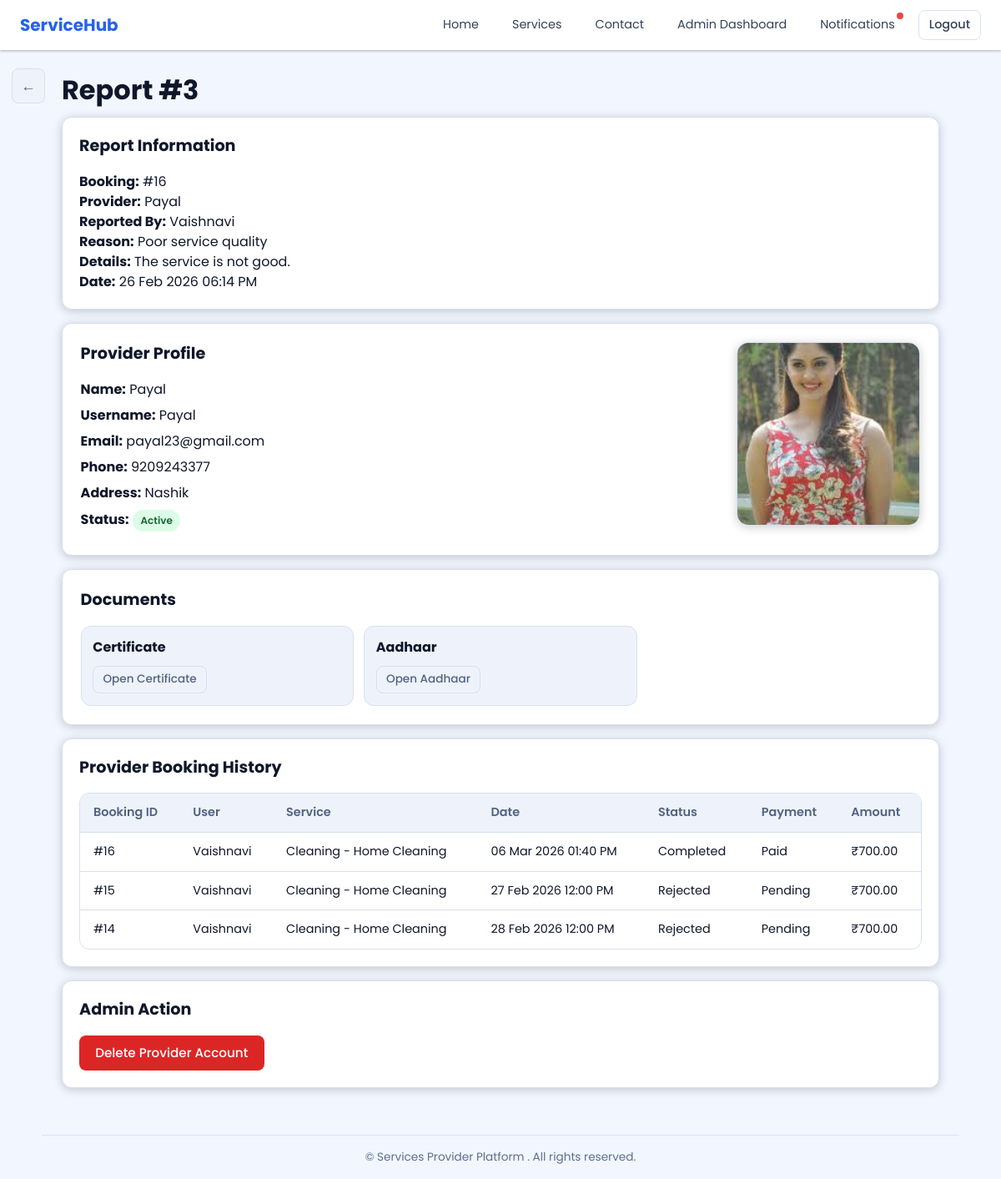
Screenshot of /accounts/admin_dashboard/report/3/ (signed in) with the database file from the repository.
### booking/models.py (models this page shows, shortened)
class BookingReport(models.Model):
    booking = models.ForeignKey('booking.Booking', on_delete=models.CASCADE, related_name='reports')
    user = models.ForeignKey(
        settings.AUTH_USER_MODEL,
        on_delete=models.CASCADE,
        related_name='submitted_booking_reports',
    )
    provider = models.ForeignKey(
        settings.AUTH_USER_MODEL,
        on_delete=models.CASCADE,
        related_name='provider_booking_reports',
    )
    reason = models.CharField(max_length=120)
    details = models.TextField(blank=True)
    is_reviewed = models.BooleanField(default=False)
    created_at = models.DateTimeField(auto_now_add=True)
    class Meta:
        constraints = [
            models.UniqueConstraint(fields=['booking', 'user'], name='unique_report_per_booking_user'),
        ]
        ordering = ['-created_at']

class Booking(models.Model):
    STATUS_CHOICES = (
        ('pending', 'Pending'),
        ('accepted', 'Accepted'),
        ('in_progress', 'In Progress'),
        ('completed', 'Completed'),
        ('rejected', 'Rejected'),
    )
    PAYMENT_MODE_CHOICES = (
        ('cash', 'Cash'),
        ('online', 'Online'),
    )
    PAYMENT_STATUS_CHOICES = (
        ('pending', 'Pending'),
        ('paid', 'Paid'),
    )
    user = models.ForeignKey(
        settings.AUTH_USER_MODEL,
        related_name='user_bookings',
        on_delete=models.CASCADE
    )
    service = models.ForeignKey(
        'services.Service',
        on_delete=models.CASCADE,
        related_name='bookings',
    )
    provider = models.ForeignKey(
        settings.AUTH_USER_MODEL,
        related_name='provider_bookings',
        on_delete=models.CASCADE
    )
    service_name = models.CharField(max_length=200)
    date = models.DateTimeField()
    amount = models.DecimalField(max_digits=10, decimal_places=2)
    service_address = models.CharField(max_length=255, blank=True)
    use_live_location = models.BooleanField(default=False)
    latitude = models.DecimalField(max_digits=10, decimal_places=7, blank=True, null=True)
    longitude = models.DecimalField(max_digits=10, decimal_places=7, blank=True, null=True)
    provider_latitude = models.DecimalField(max_digits=10, decimal_places=7, blank=True, null=True)
    provider_longitude = models.DecimalField(max_digits=10, decimal_places=7, blank=True, null=True)
    status = models.CharField(
        max_length=20,
        choices=STATUS_CHOICES,
        default='pending'
    )
    otp = models.CharField(
        max_length=4,
        blank=True,
        null=True
    )
    provider_marked_done = models.BooleanField(default=False)
    payment_mode = models.CharField(max_length=20, choices=PAYMENT_MODE_CHOICES, blank=True, null=True)
    payment_status = models.CharField(max_length=20, choices=PAYMENT_STATUS_CHOICES, default='pending')
    feedback_rating = models.PositiveSmallIntegerField(blank=True, null=True)
    feedback_text = models.TextField(blank=True)
    created_at = models.DateTimeField(auto_now_add=True)

### accounts/models.py (models this page shows, shortened)
class CustomUser(AbstractUser):
    ROLE_CHOICES = (
        ('user', 'User'),
        ('provider', 'Provider'),
    )
    PROVIDER_STATUS_CHOICES = (
        ('pending', 'Pending'),
        ('approved', 'Approved'),
        ('rejected', 'Rejected'),
    )
    role = models.CharField(max_length=20, choices=ROLE_CHOICES)
    provider_status = models.CharField(max_length=20, choices=PROVIDER_STATUS_CHOICES, default='approved')
    mobile_no = models.CharField(max_length=15, blank=True)
    address = models.TextField(blank=True)

class ProviderProfile(models.Model):
    user = models.OneToOneField(
        settings.AUTH_USER_MODEL,
        on_delete=models.CASCADE
    )
    phone = models.CharField(max_length=15)
    address = models.TextField(blank=True)
    experience = models.IntegerField(default=0)
    bio = models.TextField(blank=True)
    profile_image = models.ImageField(upload_to='providers/images/', blank=True)
    certificate = models.FileField(upload_to='providers/certificates/', blank=True, null=True)
    aadhaar_card = models.FileField(upload_to='providers/aadhaar/', blank=True, null=True)

### services/models.py (models this page shows, shortened)
class Service(models.Model):
    provider = models.ForeignKey(
        settings.AUTH_USER_MODEL,
        on_delete=models.CASCADE,
        related_name="services"
    )
    name = models.CharField(max_length=200)
    subcategory = models.CharField(max_length=200, blank=True)
    description = models.TextField()
    price = models.DecimalField(max_digits=10, decimal_places=2)
    available_time = models.CharField(max_length=120, blank=True)
    available_days = models.CharField(max_length=64, blank=True)
    image = models.ImageField(upload_to='services/images/', blank=True, null=True)
    created_at = models.DateTimeField(auto_now_add=True)

### accounts/views.py (the view)
# urls.py: path('admin_dashboard/report/<int:report_id>/', views.admin_report_detail, name='admin_report_detail'),
@login_required
@never_cache
def admin_report_detail(request, report_id):
    if not request.user.is_superuser:
        return _redirect_dashboard_for_role(request.user)
    report = get_object_or_404(
        BookingReport.objects.select_related('booking', 'user', 'provider'),
        id=report_id,
    )
    report.is_reviewed = True
    report.save(update_fields=['is_reviewed'])
    provider = report.provider
    profile = ProviderProfile.objects.filter(user=provider).first()
    provider_bookings = (
        Booking.objects.filter(provider=provider)
        .select_related('user', 'service')
        .order_by('-created_at')[:50]
    )
    return render(request, 'accounts/admin-report-detail.html', {
        'report': report,
        'provider': provider,
        'profile': profile,
        'provider_bookings': provider_bookings,
    })

### notifications/context_processors.py (called while the page is built)
def notification_badge(request):
    if not request.user.is_authenticated:
        return {'has_unread_notifications': False}
    has_unread = (
        Notification.objects.filter(user=request.user, is_read=False).exists()
        or Notification.objects.filter(provider=request.user, is_read=False).exists()
    )
    return {'has_unread_notifications': has_unread}

### accounts/templates/accounts/admin-report-detail.html (shortened to what this page needs)
{% load static %}
<!DOCTYPE html>
<html lang="en">
<head>
  <link rel="stylesheet" href="{% static 'css/styles.css' %}?v=20260225-2">
</head>
<body class="dashboard-page admin-provider-page">
  {% include 'partials/header.html' %}
  <main class="container">
    <div class="page-heading">
      <a href="{% url 'admin_dashboard' %}" class="btn btn-secondary back-btn" aria-label="Back to Admin Dashboard" title="Back to Admin Dashboard">&larr;</a>
      <h1>Report #{{ report.id }}</h1>
    </div>
    <div class="card mb-1">
      <div class="card-body">
        <h2 class="dashboard-section-title">Report Information</h2>
        <p><strong>Booking:</strong> #{{ report.booking.id }}</p>
        <p><strong>Provider:</strong> {{ provider.first_name|default:provider.username }}</p>
        <p><strong>Reported By:</strong> {{ report.user.first_name|default:report.user.username }}</p>
        <p><strong>Reason:</strong> {{ report.reason }}</p>
        <p><strong>Details:</strong> {{ report.details|default:'-' }}</p>
        <p><strong>Date:</strong> {{ report.created_at|date:"d M Y h:i A" }}</p>
      </div>
    </div>
    <div class="card mb-1 admin-provider-hero">
      <div class="card-body">
        <div class="admin-provider-hero-grid">
          <div>
            <h2 class="dashboard-section-title">Provider Profile</h2>
            <div class="admin-provider-info-list">
              <p><strong>Name:</strong> {{ provider.first_name|default:provider.username }}</p>
              <p><strong>Username:</strong> {{ provider.username }}</p>
              <p><strong>Email:</strong> {{ provider.email|default:'-' }}</p>
              <p><strong>Phone:</strong> {{ provider.mobile_no|default:profile.phone|default:'-' }}</p>
              <p><strong>Address:</strong> {{ provider.address|default:profile.address|default:'-' }}</p>
              <p>
                <strong>Status:</strong>
                {% if provider.is_active %}
                  <span class="badge badge-live">Active</span>
                {% else %}
                  <span class="badge badge-inactive">Removed</span>
                {% endif %}
              </p>
            </div>
          </div>
          <div class="admin-provider-photo-wrap">
            {% if profile and profile.profile_image %}
              <img src="{{ profile.profile_image.url }}" alt="Provider image" class="admin-provider-photo">
            {% else %}
              <div class="admin-provider-photo admin-provider-photo-fallback">
                {{ provider.first_name|default:provider.username|slice:":1"|upper }}
              </div>
            {% endif %}
          </div>
        </div>
      </div>
    </div>
    <div class="card mb-1 admin-provider-doc-card">
      <div class="card-body">
        <h2 class="dashboard-section-title">Documents</h2>
        <div class="admin-doc-grid">
          <div class="admin-doc-item">
            <h3>Certificate</h3>
            {% if profile and profile.certificate %}
              <a href="{{ profile.certificate.url }}" target="_blank" rel="noopener" class="btn btn-secondary btn-sm">Open Certificate</a>
            {% else %}
              <p class="text-muted">Not uploaded</p>
            {% endif %}
          </div>
          <div class="admin-doc-item">
            <h3>Aadhaar</h3>
            {% if profile and profile.aadhaar_card %}
              <a href="{{ profile.aadhaar_card.url }}" target="_blank" rel="noopener" class="btn btn-secondary btn-sm">Open Aadhaar</a>
            {% else %}
              <p class="text-muted">Not uploaded</p>
            {% endif %}
          </div>
        </div>
      </div>
    </div>
    <div class="card mb-1">
      <div class="card-body">
        <h2 class="dashboard-section-title">Provider Booking History</h2>
        <div class="table-wrap">
          <table>
            <thead>
              <tr>
                <th>Booking ID</th>
                <th>User</th>
                <th>Service</th>
                <th>Date</th>
                <th>Status</th>
                <th>Payment</th>
                <th>Amount</th>
              </tr>
            </thead>
            <tbody>
              {% for item in provider_bookings %}
                <tr>
                  <td>#{{ item.id }}</td>
                  <td>{{ item.user.first_name|default:item.user.username }}</td>
                  <td>{{ item.service_name }}{% if item.service and item.service.subcategory %} - {{ item.service.subcategory }}{% endif %}</td>
                  <td>{{ item.date|date:"d M Y h:i A" }}</td>
                  <td>{{ item.status|title }}</td>
                  <td>{{ item.payment_status|title }}</td>
                  <td>&#8377;{{ item.amount }}</td>
                </tr>
              {% empty %}
                <tr>
                  <td colspan="7" class="text-muted">No booking history found.</td>
                </tr>
              {% endfor %}
            </tbody>
          </table>
        </div>
      </div>
    </div>
    <div class="card">
      <div class="card-body">
        <h2 class="dashboard-section-title">Admin Action</h2>
        {% if provider.is_active %}
          <form method="post" action="{% url 'admin_remove_provider' provider.id %}" onsubmit="return confirm('Delete this provider account? This provider will not be able to login.');">
            <button type="submit" class="btn btn-danger">Delete Provider Account</button>
          </form>
        {% else %}
          <p class="text-muted">Provider account already removed.</p>
        {% endif %}
      </div>
    </div>
  </main>
  {% include 'partials/footer.html' %}
</body>
</html>

### static/css/styles.css (style rules this page uses)
:root { --primary: #2563eb; --primary-dark: #1d4ed8; --primary-light: #3b82f6; --blue-dim: rgba(37, 99, 235, 0.15); --black-soft: #f6f9ff; --black-card: #ffffff; --bg: #ffffff; --bg-page: #eef4ff; --gray-100: #f3f7ff; --gray-200: #d7e2f3; --gray-500: #5b6f8f; --gray-700: #334155; --gray-900: #0f172a; --success: #10b981; --error: #ef4444; --radius: 12px; --radius-sm: 8px; --shadow: 0 1px 3px rgba(0,0,0,0.3); --shadow-md: 0 4px 12px rgba(0,0,0,0.25); --shadow-card: 0 2px 12px rgba(0,0,0,0.2); }
* { box-sizing: border-box; margin: 0; padding: 0; }
body { font-family: 'Poppins', sans-serif; background: var(--bg-page); color: var(--gray-900); line-height: 1.5; min-height: 100vh; position: relative; background: #eef4ff; color: #0f172a; }
a { color: var(--primary); text-decoration: none; }
.container { max-width: 1100px; margin: 0 auto; padding: 1.5rem; }
.page-heading { display: flex; align-items: center; gap: 0.6rem; margin-bottom: 0.5rem; position: relative; }
.page-heading h1 { margin: 0; }
.btn { display: inline-flex; align-items: center; justify-content: center; gap: 0.5rem; padding: 0.6rem 1.2rem; font-family: inherit; font-size: 0.95rem; font-weight: 500; border: none; border-radius: var(--radius-sm); cursor: pointer; transition: background 0.2s, box-shadow 0.2s; }
.btn-secondary { background: var(--gray-100); color: var(--gray-700); }
.card { background: var(--black-card); border-radius: var(--radius); box-shadow: var(--shadow-card); overflow: hidden; border: 1px solid var(--gray-200); }
.card-body { padding: 1.25rem; }
.badge { display: inline-block; padding: 0.25rem 0.6rem; font-size: 0.75rem; font-weight: 600; border-radius: 999px; }
.dashboard-page { --dash-bg: #f2f6ff; --dash-surface: #ffffff; --dash-surface-soft: #eef3fb; --dash-line: #d6e0ef; --dash-text: #0f172a; --dash-muted: #526381; }
.dashboard-page { background: var(--dash-bg); color: var(--dash-text); }
.dashboard-page::before, .dashboard-page::after { display: none; }
.dashboard-page .card, .dashboard-page .stat-card, .dashboard-page .table-wrap { background: var(--dash-surface); border-color: var(--dash-line); }
.dashboard-page .table-wrap th { background: var(--dash-surface-soft); color: var(--dash-muted); border-bottom-color: var(--dash-line); }
.dashboard-page .table-wrap td { color: var(--dash-text); border-bottom-color: var(--dash-line); }
.dashboard-page .btn-secondary { background: var(--dash-surface-soft); color: var(--dash-muted); border: 1px solid var(--dash-line); }
.back-btn { min-width: 40px; padding: 0.4rem 0.6rem; font-size: 1.1rem; font-weight: 700; color: var(--primary); position: absolute; left: -60px; top: -2px; }
.table-wrap { overflow-x: auto; border-radius: var(--radius); border: 1px solid var(--gray-200); background: var(--black-card); }
.table-wrap table { width: 100%; border-collapse: collapse; }
.table-wrap th, .table-wrap td { padding: 0.75rem 1rem; text-align: left; border-bottom: 1px solid var(--gray-200); font-size: 0.9rem; }
.table-wrap th { background: var(--gray-100); font-weight: 600; color: var(--gray-700); }
.table-wrap tr:last-child td { border-bottom: none; }
.mb-1 { margin-bottom: 1rem; }
.dashboard-section-title { margin-bottom: 1rem; font-size: 1.2rem; }
.btn-danger { background: #dc2626; color: #fff; }
.btn-sm { padding: 0.35rem 0.7rem; font-size: 0.85rem; }
.badge-live { background: #dcfce7; color: #166534; }
.admin-provider-page .admin-provider-hero .card-body { padding: 1.35rem; }
.admin-provider-page .admin-provider-hero-grid { display: grid; grid-template-columns: minmax(0, 1fr) 240px; gap: 1.2rem; align-items: start; }
.admin-provider-page .admin-provider-info-list p { margin: 0 0 0.45rem; }
.admin-provider-page .admin-provider-photo-wrap { display: flex; justify-content: flex-end; }
.admin-provider-page .admin-provider-photo { width: 220px; height: 220px; object-fit: cover; border-radius: 14px; border: 1px solid var(--dash-line); box-shadow: var(--shadow-card); }
.admin-provider-page .admin-provider-doc-card .card-body { padding: 1.35rem; }
.admin-provider-page .admin-doc-grid { margin-top: 0.8rem; display: grid; grid-template-columns: repeat(3, minmax(0, 1fr)); gap: 0.75rem; }
.admin-provider-page .admin-doc-item { border: 1px solid var(--dash-line); border-radius: 12px; background: var(--dash-surface-soft); padding: 0.85rem; }
.admin-provider-page .admin-doc-item h3 { font-size: 1rem; margin-bottom: 0.6rem; }

### rows the page displays
BookingReport: id "3", booking.id "16", user.first_name "Vaishnavi", reason "Poor service quality", details "The service is not good.", created_at "26 Feb 2026 06:14 PM"
CustomUser: first_name "Payal", username "Payal", email "payal23@gmail.com", mobile_no "9209243377", address "Nashik"
ProviderProfile: profile_image (picture)
Booking: id "16", user.first_name "Vaishnavi", service_name "Cleaning", service.subcategory "Home Cleaning", date "06 Mar 2026 01:40 PM", status "Completed", payment_status "Paid", amount "700.00"
Booking: id "15", user.first_name "Vaishnavi", service_name "Cleaning", service.subcategory "Home Cleaning", date "27 Feb 2026 12:00 PM", status "Rejected", payment_status "Pending", amount "700.00"
Booking: id "14", user.first_name "Vaishnavi", service_name "Cleaning", service.subcategory "Home Cleaning", date "28 Feb 2026 12:00 PM", status "Rejected", payment_status "Pending", amount "700.00"
